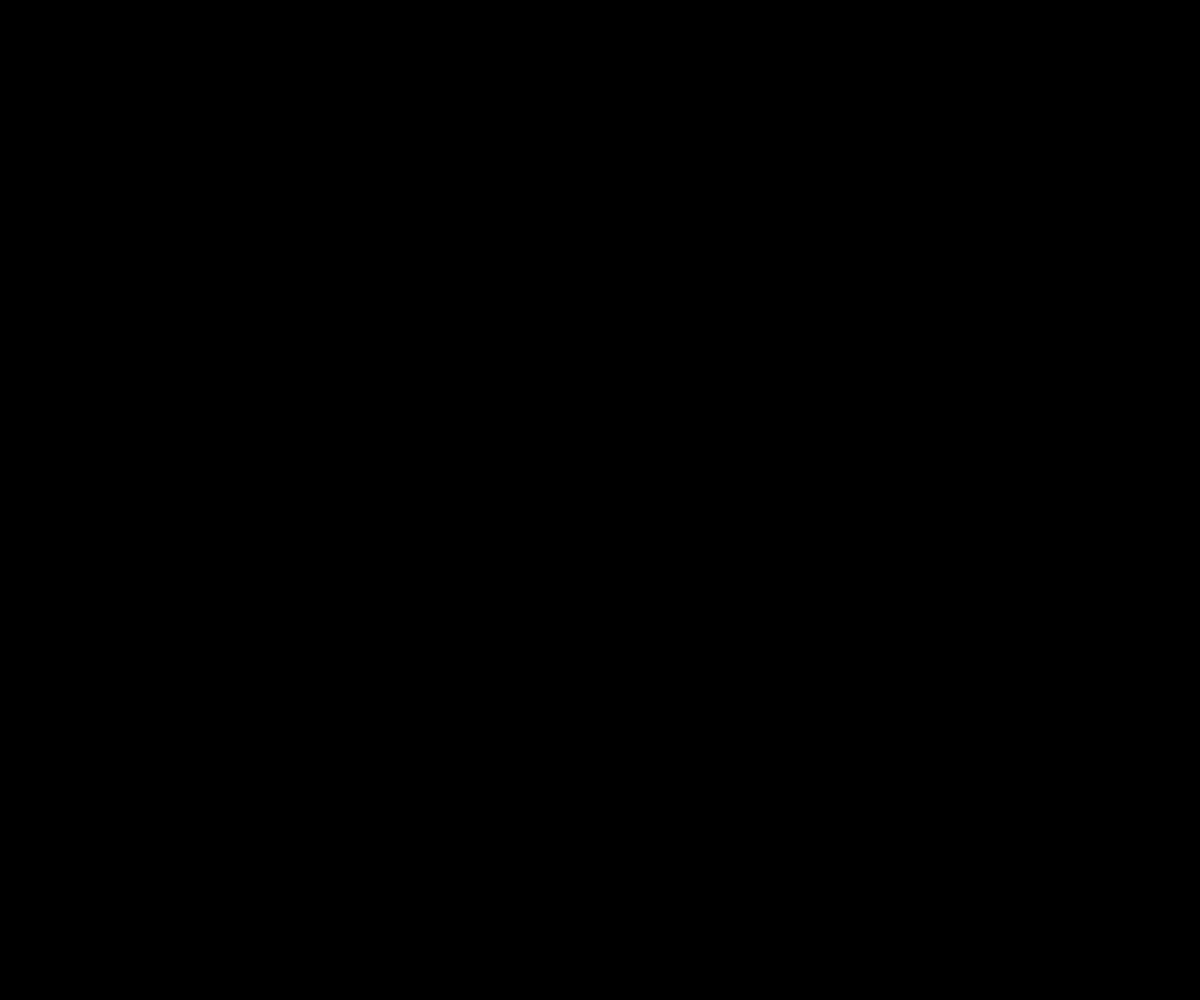
Frame 1 (no input)
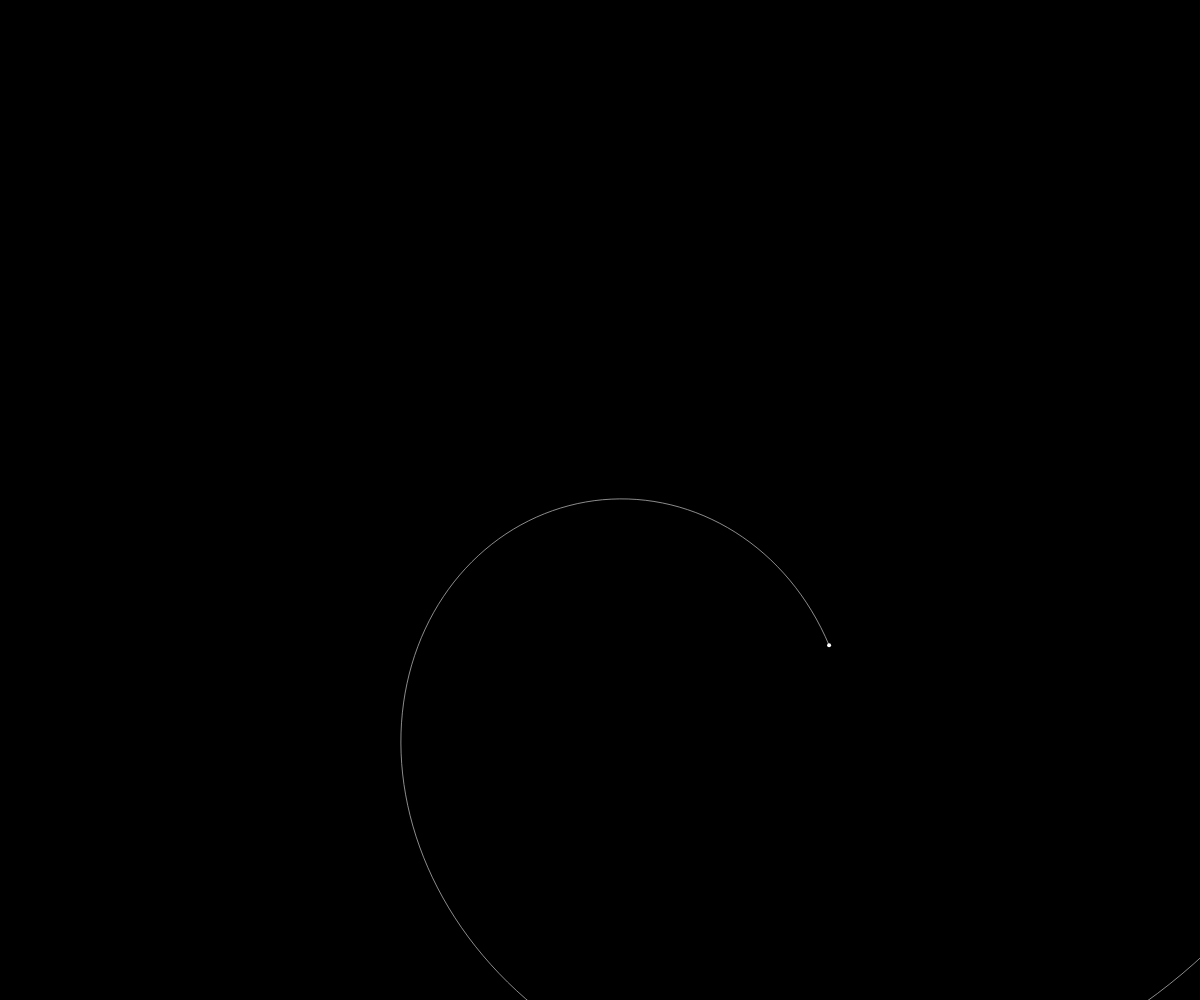
Frame 60 (no input)
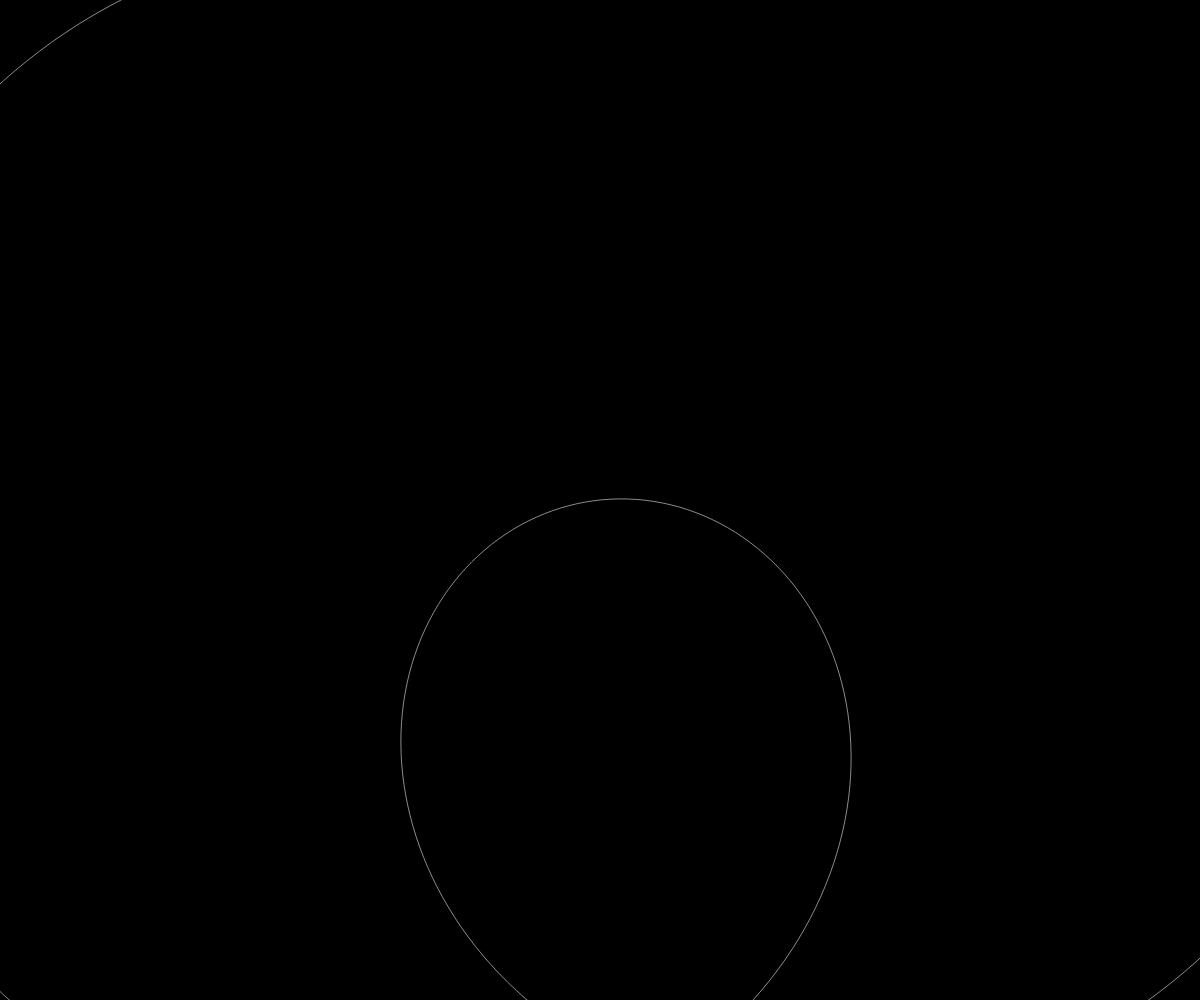
Frame 120 (the mouse pressed at the canvas centre since frame 60)

The p5.js sketch that drew these frames (run headless with seeded random() and noise() and a simulated clock; from frame 60 on, the mouse is pressed at the canvas centre):

// p5.js sketch
// ── sketch.js
// Irrational Pi visualization in p5.js
// z(theta) = e^(i theta) + e^(i pi theta)
// x = cos(theta) + cos(pi * theta)
// y = sin(theta) + sin(pi * theta)

let theta = 0;
let speed = 0.01;     // base angular speed
let pts = [];         // history of points
let zoom = 1;         // zoom factor
let baseScale;        // global scale for drawing

function setup() {
  createCanvas(windowWidth, windowHeight);
  angleMode(RADIANS);
  background(0);
  stroke(220);
  noFill();
  baseScale = min(width, height) * 0.4; // radius of main figure
}

function windowResized() {
  resizeCanvas(windowWidth, windowHeight);
  baseScale = min(width, height) * 0.4;
  background(0);
}

function draw() {
  background(0);

  translate(width / 2, height / 2);
  scale(zoom);

  // add several steps per frame for dense lines
  for (let k = 0; k < 3; k++) {
    let x = cos(theta) + cos(Math.PI * theta);
    let y = sin(theta) + sin(Math.PI * theta);
    pts.push(createVector(x, y));
    theta += speed;
  }

  // draw continuous path
  stroke(200);
  strokeWeight(0.7 / zoom); // keep lines thin when zoomed in
  noFill();
  beginShape();
  for (let p of pts) {
    vertex(p.x * baseScale, p.y * baseScale);
  }
  endShape();

  // highlight the current point
  let last = pts[pts.length - 1];
  if (last) {
    fill(255);
    noStroke();
    circle(last.x * baseScale, last.y * baseScale, 4 / zoom);
  }
}

// mouse wheel zoom: scroll up to zoom in, down to zoom out
function mouseWheel(event) {
  const factor = 1.0 + event.delta * -0.001;
  zoom *= factor;
  zoom = constrain(zoom, 0.1, 80); // sensible limits
  return false; // prevent page scroll
}

// ── style.css
html, body {
  margin: 0;
  padding: 0;
  background: #000;
  color: #eee;
  font-family: "Courier New", monospace;
  overflow: hidden;
}

main {
  position: fixed;
  inset: 0;
}

#title {
  position: absolute;
  top: 24px;
  left: 50%;
  transform: translateX(-50%);
  font-size: 18px;
  letter-spacing: 2px;
}

#formula {
  position: absolute;
  bottom: 40px;
  left: 50%;
  transform: translateX(-50%);
  font-size: 20px;
}
